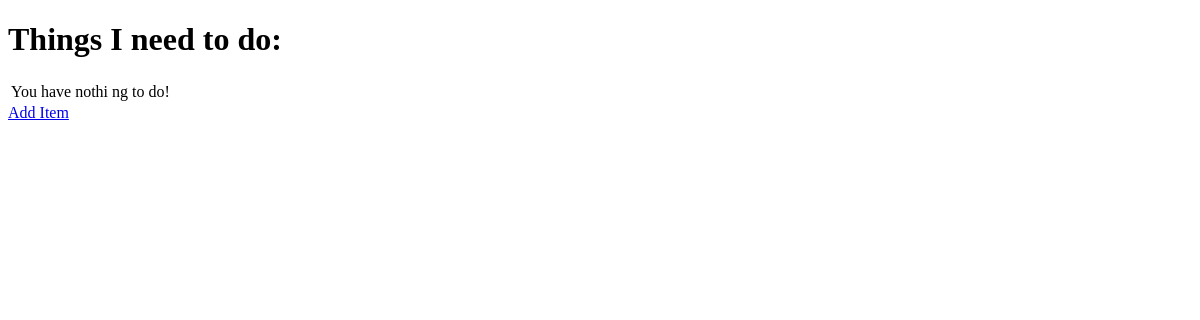
The app's page /, older data.
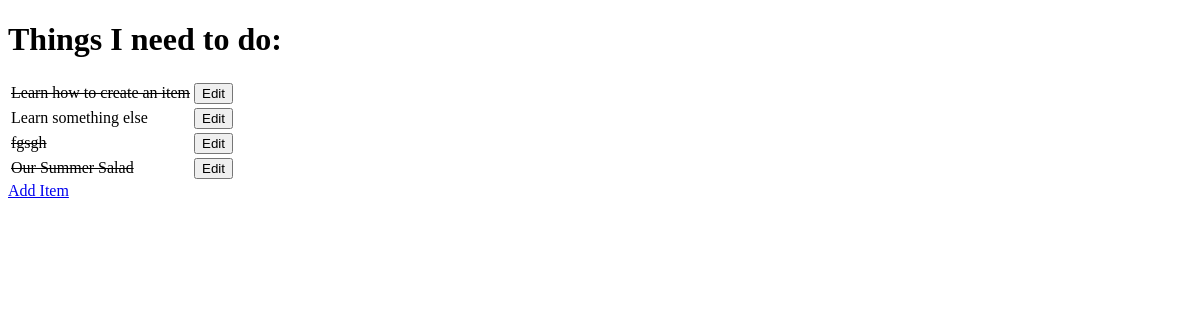
The same page, newer data.
### todo/models.py (models this page shows, shortened)
class Item(models.Model):
    name= models.CharField(max_length=50, null=False, blank=False)
    done =  models.BooleanField(null=False, blank=False, default=False)

### todo/views.py (the view)
# urls.py: path('', get_todo_list, name='get_todo_list'),
def get_todo_list(request):
    items = Item.objects.all()
    context = {
        'items' : items
    }
    return render(request, 'todo/todo_list.html', context)

### todo/templates/todo/todo_list.html (shortened to what this page needs)
<!DOCTYPE html>
<html lang="en">
<head>
</head>
<body>
    <h1>Things I need to do:</h1>
    <table>
        {% for item in items %}
        <tr>
            {% if item.done %}
            <td><strike>{{ item.name }}</strike></td>
            {% else %}
            <td>{{ item.name }}</td>
            {% endif %}
            <td>
                <a href="/edit/{{ item.id }}">
                    <button>Edit</button>
                </a>
            </td>
        </tr>
        {% empty %}
        <tr><td>You have nothi  ng to do!</td></tr>
        {% endfor %}
    </table>
<a href="/add">Add Item</a>
</body>
</html>

Row changes from the older to the newer data that the page shows:
added Item: name "Learn how to create an item"
added Item: name "Learn something else"
added Item: name "fgsgh"
added Item: name "Our Summer Salad"
Text that changed along with them:
text no longer shown: "You have nothi ng to do!"
